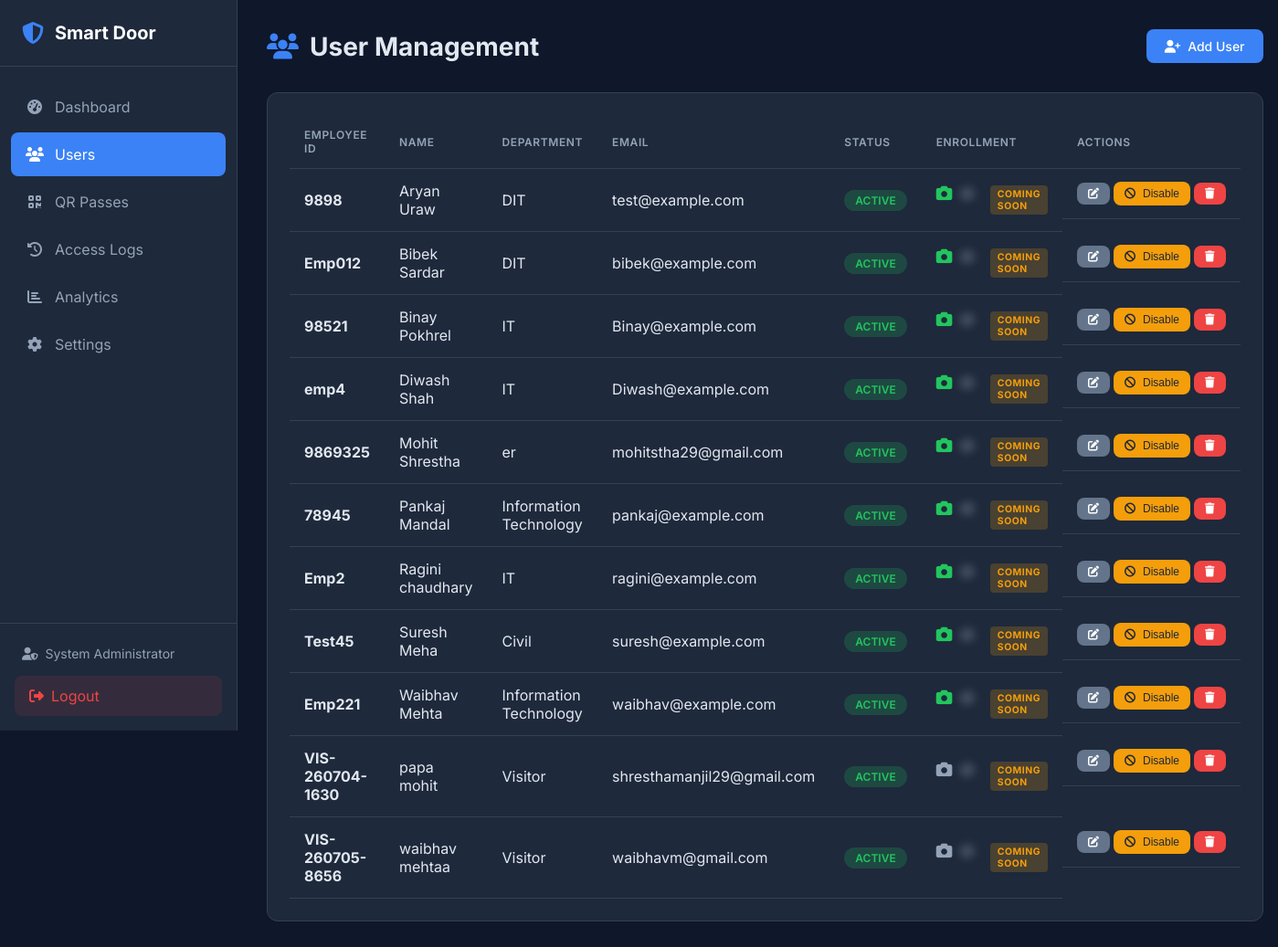
Before: /users (signed in) with the older database file.
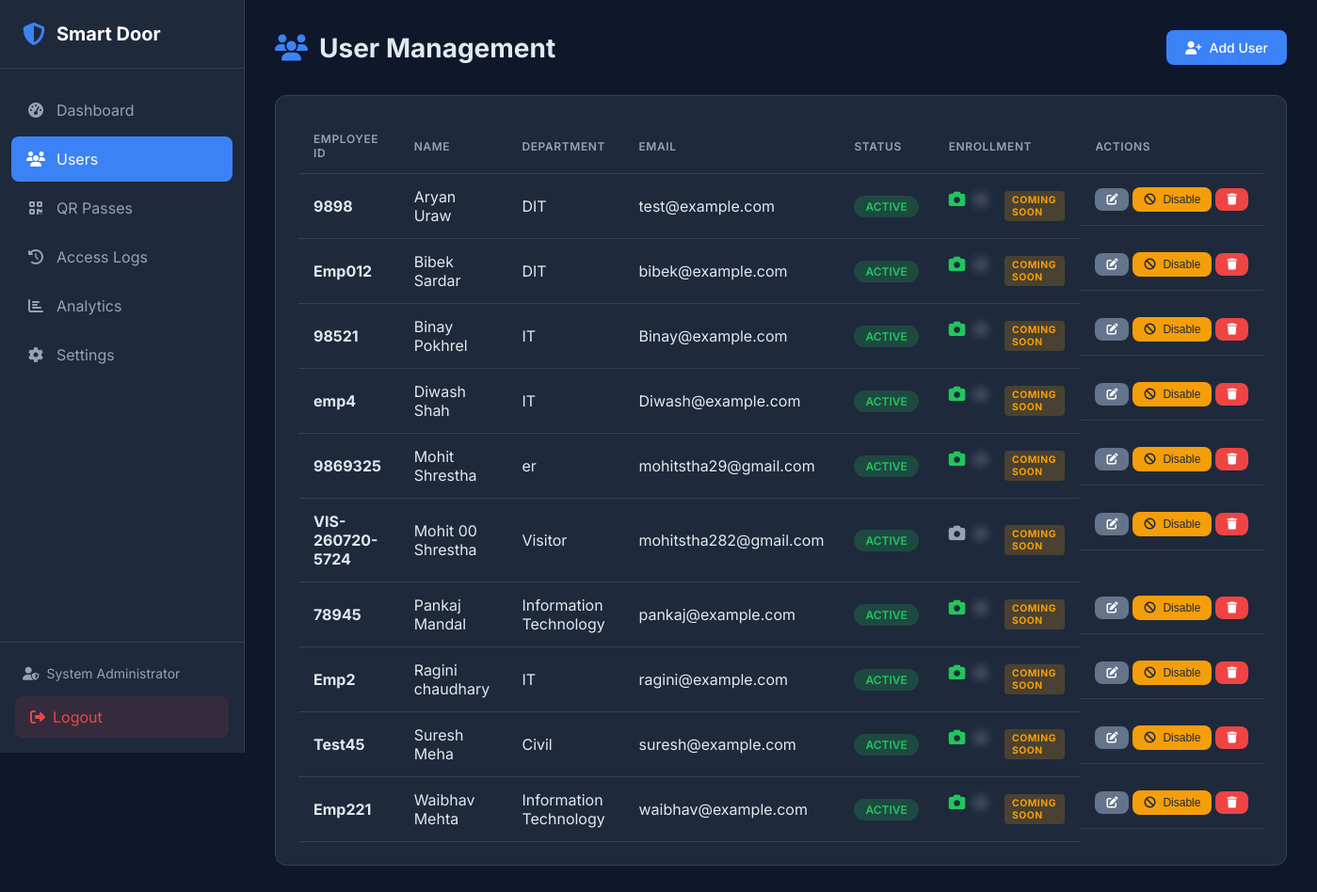
After: the same page with the newer database file.
### tables this page shows
CREATE TABLE users (
    id INTEGER PRIMARY KEY AUTOINCREMENT,
    employee_id VARCHAR(50) UNIQUE NOT NULL,
    first_name VARCHAR(50) NOT NULL,
    last_name VARCHAR(50) NOT NULL,
    email VARCHAR(100) UNIQUE,
    phone VARCHAR(20),
    department VARCHAR(100),
    designation VARCHAR(100),
    is_active BOOLEAN DEFAULT 1,
    face_enrolled BOOLEAN DEFAULT 0,
    fingerprint_enrolled BOOLEAN DEFAULT 0,
    created_at DATETIME DEFAULT CURRENT_TIMESTAMP,
    updated_at DATETIME DEFAULT CURRENT_TIMESTAMP,
    created_by INTEGER, user_type VARCHAR(50) DEFAULT 'Employee', access_level VARCHAR(50) DEFAULT 'Normal', allowed_doors TEXT DEFAULT 'Main Entrance', status VARCHAR(20) DEFAULT 'Active', expiration_date DATETIME NULL,
    FOREIGN KEY (created_by) REFERENCES admin(id)
);

### web/app.py (the view)
@app.route('/users')
@login_required
def users():
    all_users = user_repo.get_all()
    return render_template('users.html', users=all_users)

### database/db_manager.py (called while the page is built, shortened)
    def _get_connection(self) -> sqlite3.Connection:
        return self._local.connection

    def execute(self, query: str, params: tuple = ()) -> sqlite3.Cursor:
        conn = self._get_connection()
        cursor = conn.cursor()
        cursor.execute(query, params)
        return cursor

    def get_by_id(self, admin_id: int) -> Optional[Dict]:
        cursor = self.db.execute(
            "SELECT * FROM admin WHERE id = ?",
            (admin_id,)
        )
        row = cursor.fetchone()
        return dict(row) if row else None

    def get_all(self, active_only: bool = False) -> List[Dict]:
        query = "SELECT * FROM users"
        if active_only:
            query += " WHERE is_active = 1"
        query += " ORDER BY first_name, last_name"
        cursor = self.db.execute(query)
        return [dict(row) for row in cursor.fetchall()]

### web/templates/users.html (shortened to what this page needs)
 {% extends "base.html" %}
{% block content %}
<div class="page-header">
    <h1><i class="fas fa-users"></i> User Management</h1>
    <a href="{{ url_for('add_user') }}" class="btn btn-primary">
        <i class="fas fa-user-plus"></i> Add User
    </a>
</div>
<div class="card">
    <div class="card-body">
        {% if users %}
        <table class="table">
            <thead>
                <tr>
                    <th>Employee ID</th>
                    <th>Name</th>
                    <th>Department</th>
                    <th>Email</th>
                    <th>Status</th>
                    <th>Enrollment</th>
                    <th>Actions</th>
                </tr>
            </thead>
            <tbody>
                {% for user in users %}
                <tr>
                    <td><strong>{{ user.employee_id }}</strong></td>
                    <td>{{ user.first_name }} {{ user.last_name }}</td>
                    <td>{{ user.department or '-' }}</td>
                    <td>{{ user.email or '-' }}</td>
                    <td>
                        <span class="badge badge-{{ 'success' if user.is_active else 'secondary' }}">
                            {{ 'Active' if user.is_active else 'Disabled' }}
                        </span>
                    </td>
                    <td>
                        <span class="enrollment-status">
                            <i class="fas fa-camera {{ 'text-success' if user.face_enrolled else 'text-muted' }}"
                               title="Face {{ 'Enrolled' if user.face_enrolled else 'Not Enrolled' }}"></i>
                            <span class="coming-soon-overlay">
                                <i class="fas fa-fingerprint text-muted"
                                   title="Fingerprint - Coming Soon"></i>
                            </span>
                            <span class="coming-soon-badge">Coming Soon</span>
                        </span>
                    </td>
                    <td class="actions">
                        <a href="{{ url_for('edit_user', user_id=user.id) }}" class="btn btn-sm btn-secondary" title="Edit">
                            <i class="fas fa-edit"></i>
                        </a>
                        {% if user.is_active %}
                            <form method="POST" action="{{ url_for('disable_user', user_id=user.id) }}" style="display: inline;">
                                <button type="submit" class="btn btn-sm btn-warning" title="Disable User">
                                    <i class="fas fa-ban"></i> Disable
                                </button>
                            </form>
                        {% endif %}
                        <form method="POST" action="{{ url_for('delete_user', user_id=user.id) }}" style="display: inline;"
                              onsubmit="return confirm('Are you sure you want to delete this user? This cannot be undone.');">
                            <button type="submit" class="btn btn-sm btn-danger" title="Delete">
                                <i class="fas fa-trash"></i>
                            </button>
                        </form>
                    </td>
                </tr>
                {% endfor %}
            </tbody>
        </table>
        {% endif %}
    </div>
</div>
{% endblock %}

Changed rows visible on the page:
removed users: employee_id "VIS-260704-1630", first_name "papa", last_name "mohit", department "Visitor", email "shresthamanjil29@gmail.com", is_active "ACTIVE", face_enrolled False (drawn)
removed users: employee_id "VIS-260705-8656", first_name "waibhav", last_name "mehtaa", department "Visitor", email "waibhavm@gmail.com", is_active "ACTIVE", face_enrolled False (drawn)
added users: employee_id "VIS-260720-5724", first_name "Mohit 00", last_name "Shrestha", department "Visitor", email "mohitstha282@gmail.com", is_active "ACTIVE", face_enrolled False (drawn)
